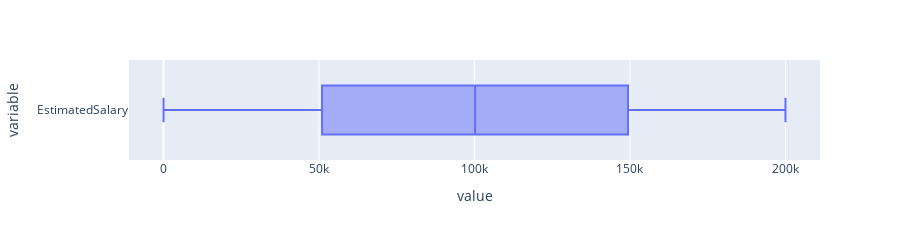

The code cell stored with this chart in its notebook:
### Code cell
px.box(working_df.EstimatedSalary,orientation='h',height=200)

### Figure 1 — Plotly figure (JSON) as saved in the notebook; plotly's stock layout.template omitted (floating-point values rounded to 4 significant figures; data arrays with more than 128 entries replaced by an {"elided": "..."} marker saying what was removed)
{"data": [{"alignmentgroup": "True", "hovertemplate": "value=%{x}<br>variable=%{y}<extra></extra>", "legendgroup": "", "marker": {"color": "#636efa"}, "name": "", "notched": false, "offsetgroup": "", "orientation": "h", "showlegend": false, "type": "box", "x": {"elided": "10000 float values"}, "x0": " ", "xaxis": "x", "y": {"elided": "10000 str values"}, "y0": " ", "yaxis": "y"}], "layout": {"boxmode": "group", "height": 200, "legend": {"tracegroupgap": 0}, "margin": {"t": 60}, "xaxis": {"anchor": "y", "domain": [0, 1], "title": {"text": "value"}}, "yaxis": {"anchor": "x", "domain": [0, 1], "title": {"text": "variable"}}}}
